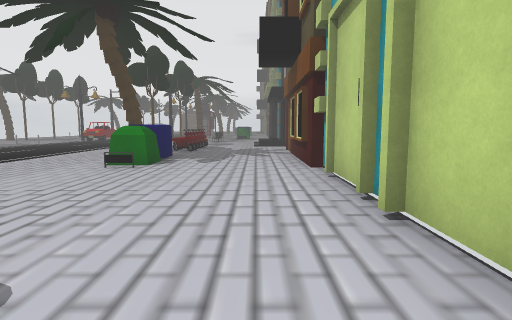
View 1 (above)

23 first-person views from a walk through a scene from a Unity 3-D project. The camera is 1.5 m above the floor, tilts 6° down and sees 80° across. The floor is counted in squares, 2 m on a side. Each view is taken from the middle of a square. On the plan, view 1 faces up. The plan holds only what a view shows up to about 10 squares ahead; the rest is blank. The place goes on beyond the plan. The player character is not drawn. Some surface patterns are stand-ins.

View 2
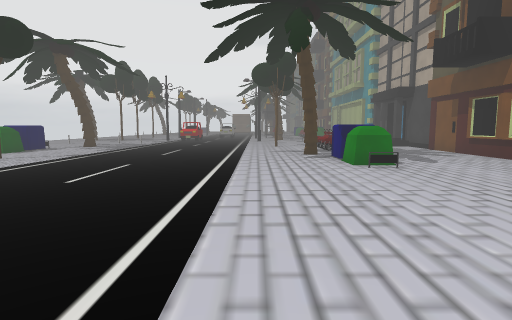

View 3
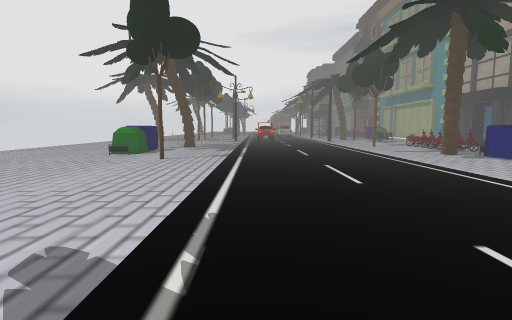

View 4
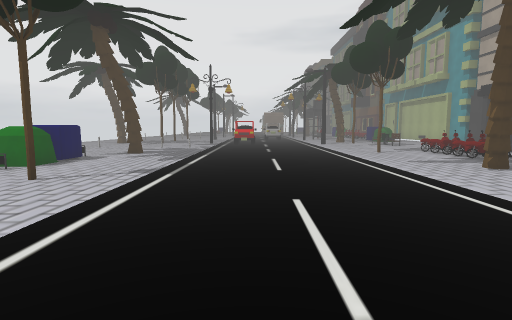

View 5
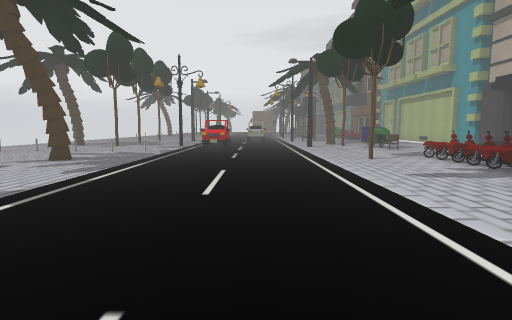

View 6
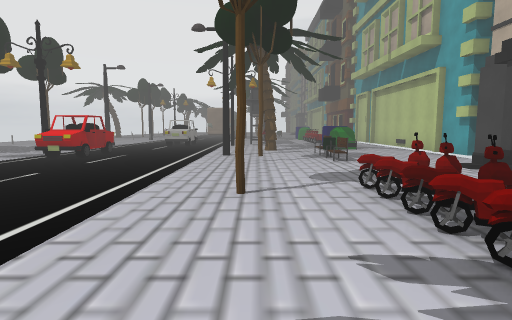

View 7
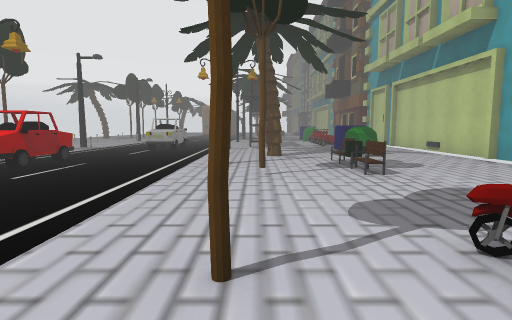

View 8
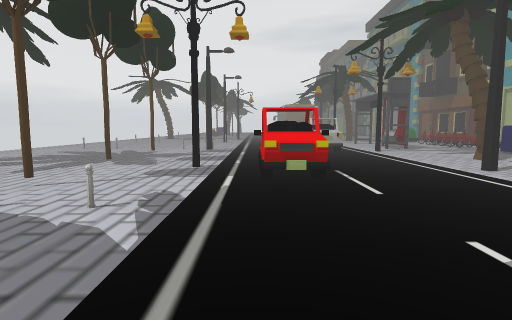

View 9
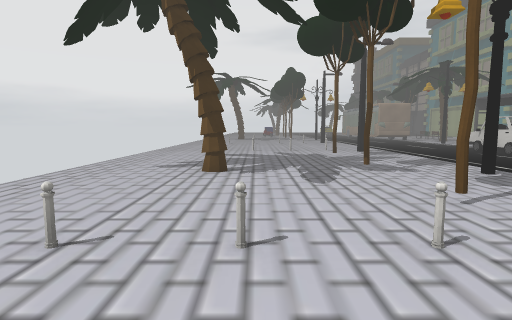

View 10
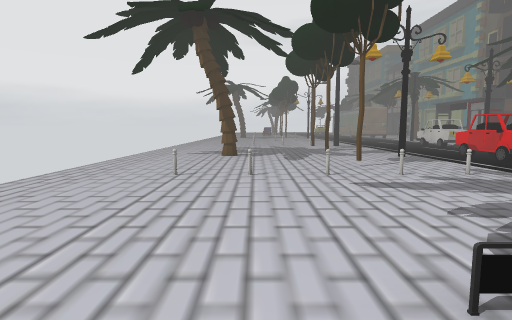

View 11
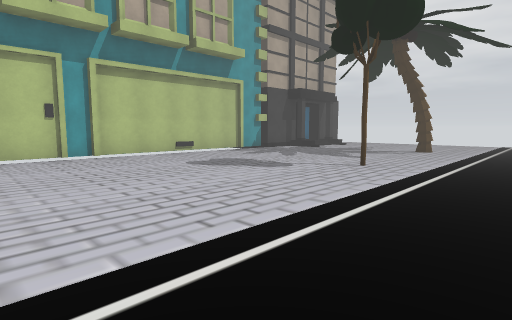

View 12
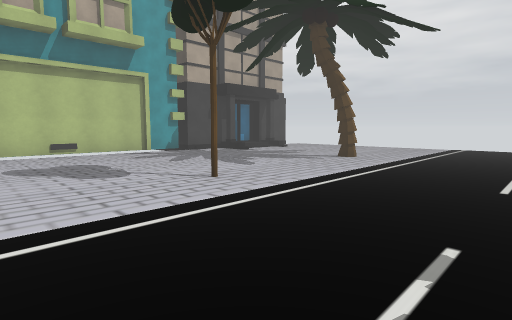

View 13
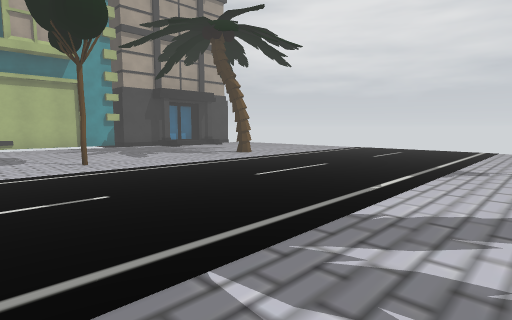

View 14
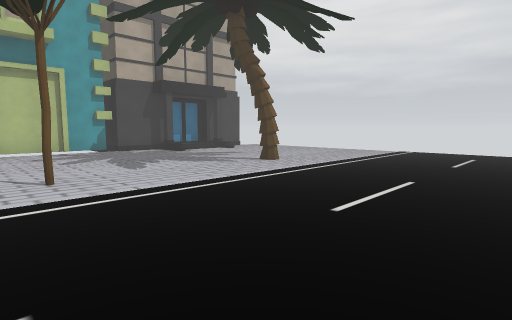

View 15
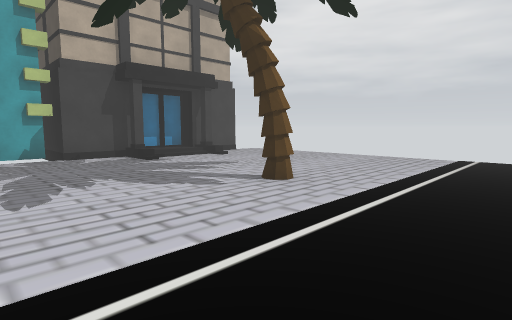

View 16
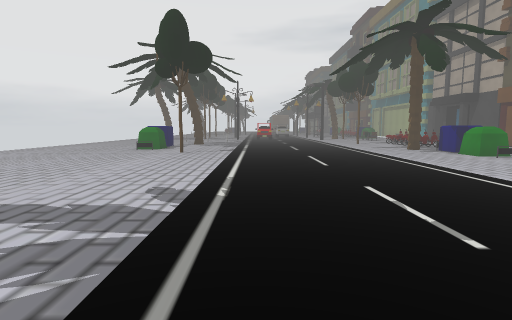

View 17
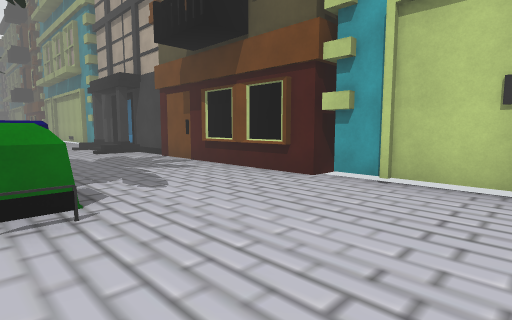

View 18
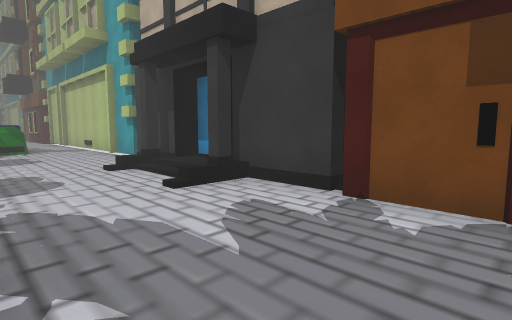

View 19
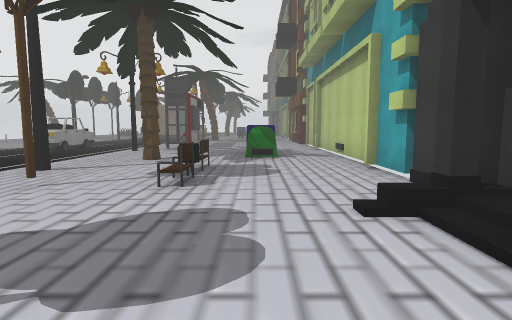

View 20
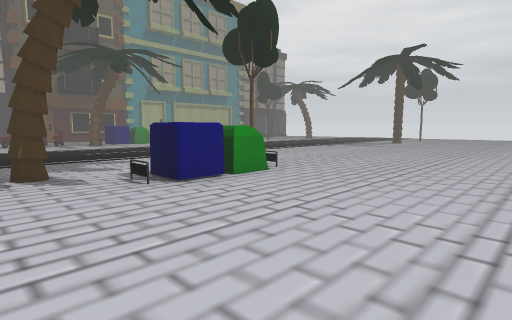

View 21
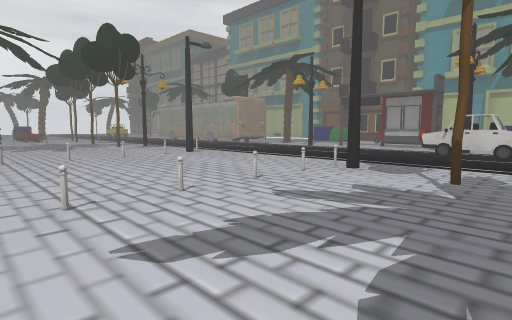

View 22
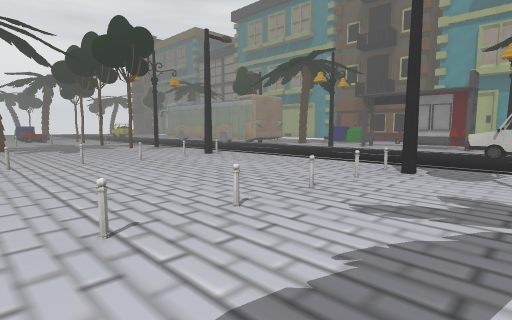

View 23
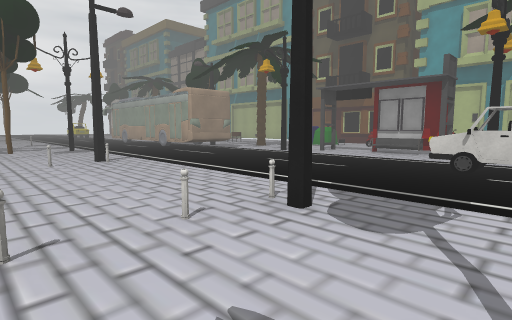

### Floor plan
Key: @ floor where view 1 was taken; # wall or solid block; x gap in a wall; . main floor; : floor 0.25 m higher than the main floor; / step, stairs or slope; O other object.
Columns run from 17 left of view 1 to 2 right of it. Each row starts with its distance up from view 1.
 32   .....O
 31   ...#...
 30   ........
 29   .........
 28   OOOOO.....O
 27  ............O
 26  .............
 25  .............O
 24  .............O
 23 ..OOOOO......O#   ##
 22 ..........O.O... ..#
 21 .....#....O.....O..#
 20 ................O..#
 19 ..............#.O..#
 18 ..#..#.O.......O...#
 17 ........OO..#..O...#
 16 .....#..OO...#.O...#
 15 ..OOOOO........../##
 14 ..................:#
 13 ..................##
 12 .....#.......#.O...#
 11 ....O..........O...#
 10 ....O.........OO..##
  9 ....O.........x...#
  8 ..............O...#
  7 ......#.......O...#
  6  .............O...##
  5  ..................#
  4  .................##
  3  .................##
  2  ..................#
  1  ..  ..............#
  0       ...........@.#
 -1       .......#.....#
 -2        ............#
 -3       .............#
 -4       .............#
 -5       .......#....##
 -6        ...........:#
 -7        ...........:#
 -8        ........../##
 -9        ...........
-10        ..........

Positions as (right, up) in squares from view 1, and headings:
1: (0, 0), facing up
2: (-5, 0), facing up
3: (-9, 0), facing up
4: (-8, 3), facing up
5: (-7, 5), facing up
6: (-4, 9), facing up
7: (-4, 11), facing up
8: (-9, 12), facing up
9: (-14, 13), facing up
10: (-14, 10), facing up
11: (-7, 5), facing down-right
12: (-8, 2), facing down-right
13: (-11, 1), facing down-right
14: (-9, 0), facing down-right
15: (-7, -2), facing down-right
16: (-9, -2), facing up
17: (-3, 3), facing up-right
18: (-2, 9), facing up-right
19: (-1, 12), facing up
20: (-17, 13), facing down-right
21: (-16, 20), facing up-right
22: (-16, 21), facing up-right
23: (-13, 21), facing up-right
